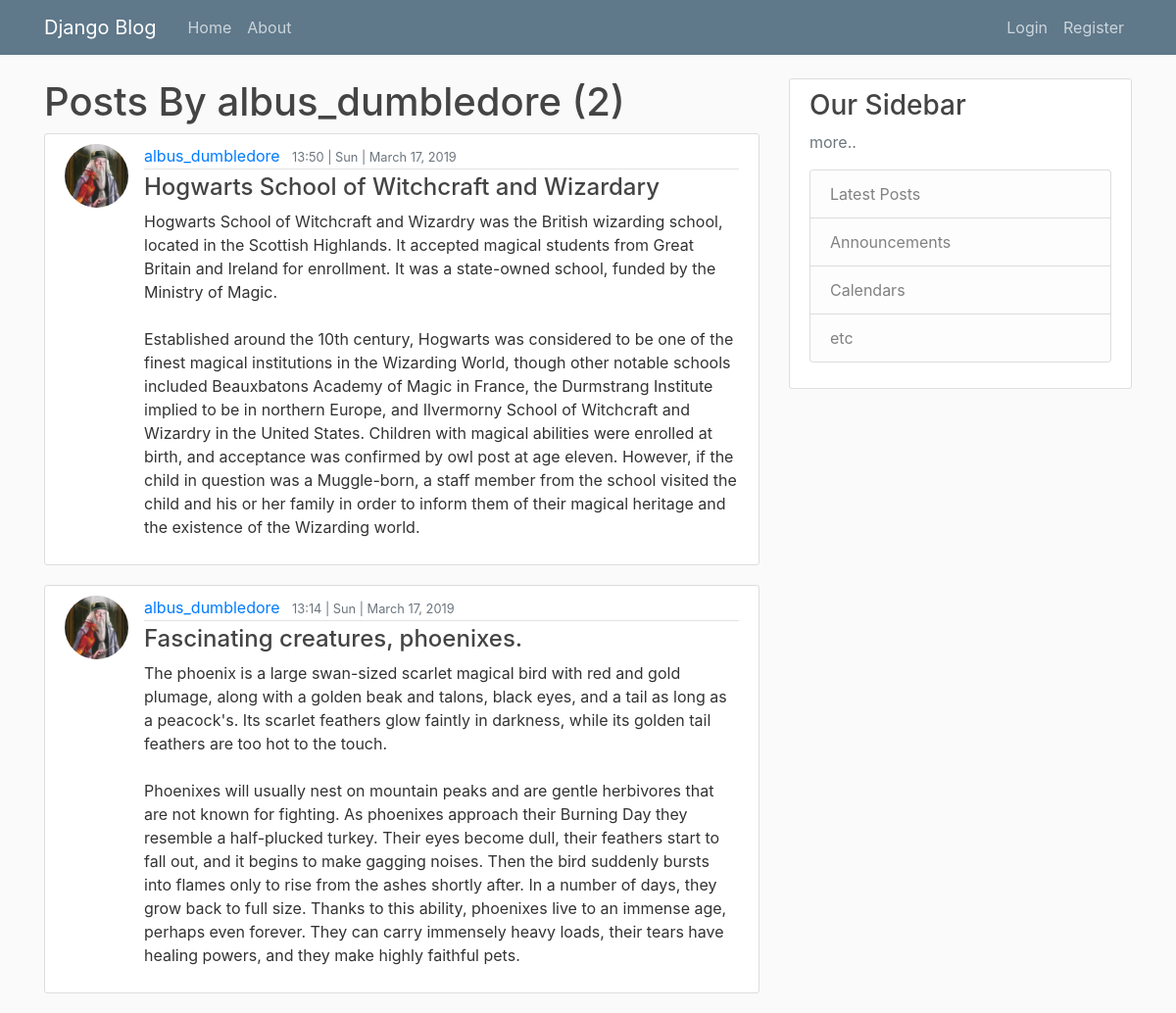
The page /user/albus_dumbledore on the database its author committed.
### blog/models.py (models this page shows, shortened)
class Post(models.Model):
	title = models.CharField(max_length=100)
	content = models.TextField()
	date_posted = models.DateTimeField(default=timezone.now)
	author = models.ForeignKey(User, on_delete=models.CASCADE)

### users/models.py (models this page shows, shortened)
class Profile(models.Model):
	user = models.OneToOneField(User, on_delete=models.CASCADE)
	image = models.ImageField(default='default.png', upload_to='profile_pics')

### blog/views.py (the view)
# urls.py: path('user/<str:username>', UserPostListView.as_view(), name='user-posts'),
class UserPostListView(ListView):
	model = Post
	template_name = 'blog/user_posts.html'
	context_object_name = 'posts'
	paginate_by = 5
	def get_queryset(self):
		user = get_object_or_404(User, username=self.kwargs.get('username'))
		return Post.objects.filter(author=user).order_by('-date_posted')

### blog/templates/blog/user_posts.html (shortened to what this page needs)
{% extends "blog/base.html" %}
{% block content %}
<h1>Posts By {{ view.kwargs.username }} ({{ page_obj.paginator.count }})</h1>
	{% for post in posts %}
	<article class="media content-section">
		<img class="rounded-circle article-img" src="{{ post.author.profile.image.url}}">
		<div class="media-body">
			<div class="article-metadata">
				<a class="mr-2" href="{% url 'user-posts' post.author.username %}">{{post.author }}</a>
				<small class="text-muted">{{ post.date_posted|date:"G:i | D | F d, Y" }}</small>
			</div>
			<h4><a class="article-title" href="{% url 'post-detail' post.id %}">{{ post.title }}</a></h4>
			<p class="article-content">{{ post.content }}</p>
		</div>
	</article>
	{% endfor %}
{% endblock content %}

### blog/static/blog/main.css (style rules this page uses)
body { background: #fafafa; color: #333333; margin-top: 5rem; }
h1, h2, h3, h4, h5, h6 { color: #444444; }
.content-section { background: #ffffff; padding: 10px 20px; border: 1px solid #dddddd; border-radius: 3px; margin-bottom: 20px; }
.article-title { color: #444444; }
.article-content { white-space: pre-line; }
.article-img { height: 65px; width: 65px; margin-right: 16px; }
.article-metadata { padding-bottom: 1px; margin-bottom: 4px; border-bottom: 1px solid #e3e3e3 }

### rows shown on the page
Post: author.profile.image (picture), author "albus_dumbledore", date_posted|D "13:50 | Sun | March 17, 2019", title "Hogwarts School of Witchcraft and Wizardary", content "Hogwarts School of Witchcraft and Wizardry was the British wizarding school, located in the Scottish Highlands. It accepted magical students from Great Britain and Ireland for enrollment. It was a state-owned school, funded by the Ministry of Magic. Established around the 10th century, Hogwarts was considered to be one of the finest magical institutions in the Wizarding World, though other notable schools included Beauxbatons Academy of Magic in France, the Durmstrang Institute implied to be in northern Europe, and Ilvermorny School of Witchcraft and Wizardry in the United States. Children with magical abilities were enrolled at birth, and acceptance was confirmed by owl post at age eleven.…"
Post: author.profile.image (picture), author "albus_dumbledore", date_posted|D "13:14 | Sun | March 17, 2019", title "Fascinating creatures, phoenixes.", content "The phoenix is a large swan-sized scarlet magical bird with red and gold plumage, along with a golden beak and talons, black eyes, and a tail as long as a peacock's. Its scarlet feathers glow faintly in darkness, while its golden tail feathers are too hot to the touch. Phoenixes will usually nest on mountain peaks and are gentle herbivores that are not known for fighting. As phoenixes approach their Burning Day they resemble a half-plucked turkey. Their eyes become dull, their feathers start to fall out, and it begins to make gagging noises. Then the bird suddenly bursts into flames only to rise from the ashes shortly after. In a number of days, they grow back to full size. Thanks to this…"

### other values the page prints
{{ view.kwargs.username }} "albus_dumbledore"
{{ page_obj.paginator.count }} "2"
